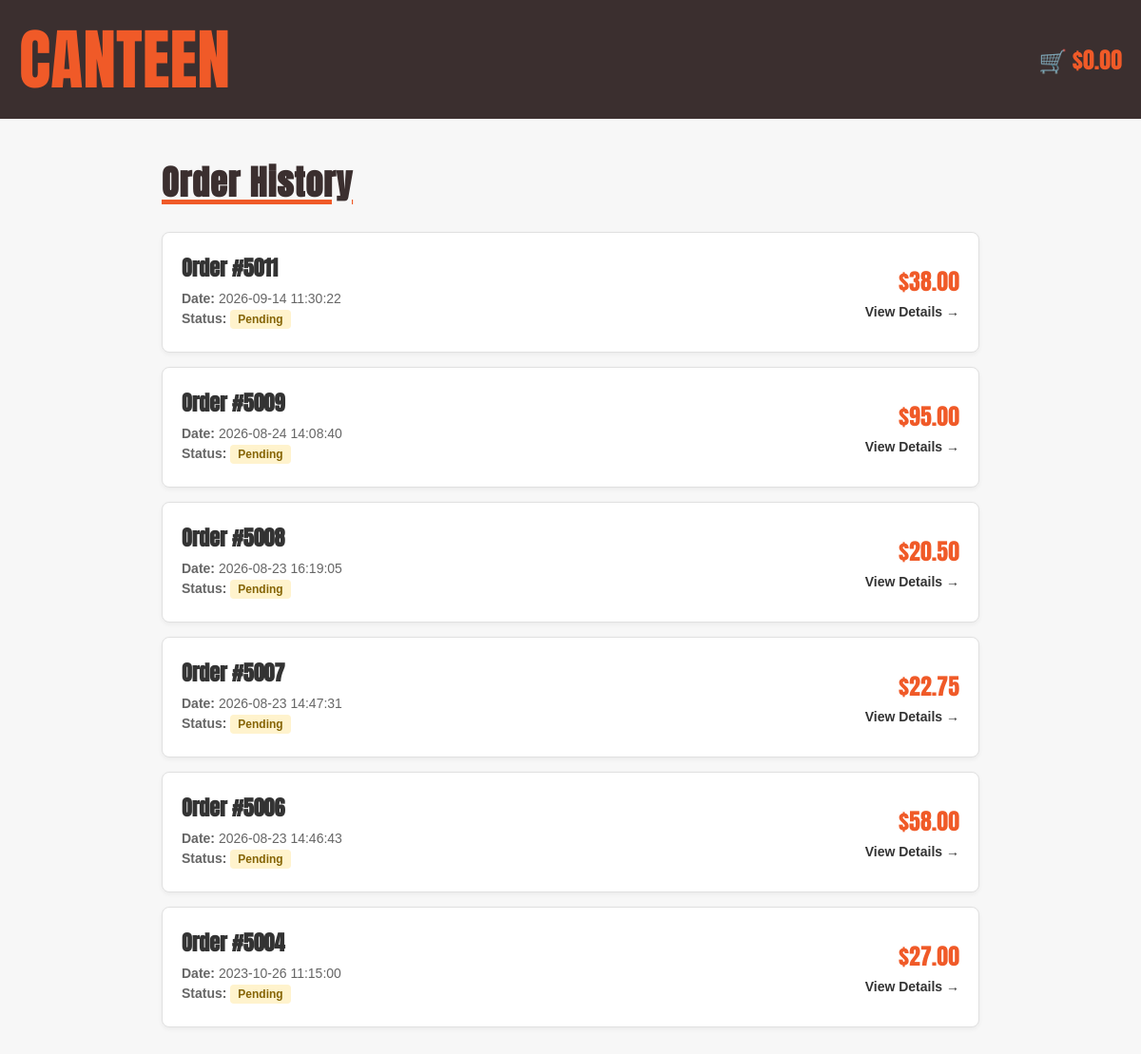
The page /order_history (signed in) on the database its author committed.
### tables this page shows
CREATE TABLE "Order" (order_ID INTEGER PRIMARY KEY NOT NULL UNIQUE, student_ID INTEGER (5) REFERENCES User (ID), order_date TEXT, total_price NUMERIC (10, 2), status INTEGER);

### app.py (the view)
@app.route('/order_history')
def order_history():
    if 'user_id' not in session:
        return redirect('/login')
    user_id = session['user_id']
    db = get_db()
    db.row_factory = sqlite3.Row
    cursor = db.cursor()
    cursor.execute(
        """
        SELECT order_ID, order_date, total_price, status
        FROM "Order"
        WHERE student_ID = ?
        ORDER BY order_date DESC
        """,
        (user_id,)
    )
    orders = cursor.fetchall()
    cursor.close()
    return render_template(
        'order_history.html',
        orders=orders,
        total=get_trolley_total()
    )

### app.py (called while the page is built)
def get_db():
    db = getattr(g, '_database', None)
    if db is None:
        db = g._database = sqlite3.connect(DATABASE)
    return db

@app.teardown_appcontext
def close_connection(_exception):
    db = getattr(g, '_database', None)
    if db is not None:
        db.close()

def get_trolley_total():
    if 'user_id' not in session:
        return 0.0
    user_id = session['user_id']
    db = get_db()
    db.row_factory = sqlite3.Row
    cursor = db.cursor()
    cursor.execute(
        """
        SELECT Menu.price, Trolley.quantity
        FROM Trolley
        JOIN Menu ON Trolley.item_ID = Menu.item_ID
        WHERE Trolley.user_ID = ?
        """,
        (user_id,)
    )
    trolley_items = cursor.fetchall()
    cursor.close()
    return sum(item_data['price'] * item_data['quantity'] for item_data in trolley_items)

### templates/order_history.html (shortened to what this page needs)
<!DOCTYPE html>
<html lang="en">
<head>
  <link rel="stylesheet" href="{{ url_for('static', filename='style.css') }}">
  <link rel="stylesheet" href="{{ url_for('static', filename='order_history.css') }}">
</head>
<body>
  <header>
    <div class="top-bar">
      <div class="container top-bar-content">
        <div class="top-left">
          <a href="{{ url_for('home') }}">CANTEEN</a>
        </div>
        <div class="cart">
          <a href="{{ url_for('trolley') }}" id="cart-total-link">🛒 ${{ "%.2f"|format(total) }}</a>
        </div>
      </div>
    </div>
  </header>
  <main class="history-container">
    <h1 class="history-title">Order History</h1>
    {% if orders %}
      <div class="order-history-list">
        {% for order in orders %}
          <a href="{{ url_for('order_detail', order_id=order.order_ID) }}" class="order-history-card">
            <div class="order-card-info">
              <h3>Order #{{ order.order_ID }}</h3>
              <p><strong>Date:</strong> {{ order.order_date }}</p>
              <p>
                <strong>Status:</strong>
                {% if order.status == 1 %}
                  <span class="status-badge completed">Completed</span>
                {% else %}
                  <span class="status-badge pending">Pending</span>
                {% endif %}
              </p>
            </div>
            <div class="order-card-total">
              <p class="total-amount">${{ "%.2f"|format(order.total_price) }}</p>
              <span class="view-link">View Details &rarr;</span>
            </div>
          </a>
        {% endfor %}
      </div>
    {% else %}
      <p>You haven't placed any orders yet.</p>
      <a href="{{ url_for('home') }}" class="add-btn">Browse Menu</a>
    {% endif %}
  </main>
</body>
</html>

### static/style.css (style rules this page uses)
* { margin: 0; padding: 0; box-sizing: border-box; }
body { margin: 0; padding: 0; overflow-x: hidden; background-color: #f7f7f7; font-family: "Anton", sans-serif; text-transform: uppercase; }
.container { width: 100%; max-width: 1400px; margin-left: auto; margin-right: auto; padding-left: 20px; padding-right: 20px; }
.top-bar { background: #3b2f2f; width: 100%; padding: 10px 0; }
.top-bar-content { display: flex; justify-content: space-between; align-items: center; }
.top-left, .top-right { flex: 1; }
.top-left a { color: #f05a28; font-size: 70px; text-decoration: none; display: flex; }
.cart a { margin-left: auto; padding: 12px 0px 12px 20px; }
h1 { font-weight: 700; font-style: normal; text-align: left; margin: 25px 0 20px 0; color: #3b2f2f; }

### static/order_history.css (style rules this page uses)
body { text-transform: none; }
.cart a { margin-left: auto; padding: 12px 0px 12px 20px; text-decoration: none; color: #f05a28; font-weight: 400; display: inline-block; font-size: 24px; }
.history-container { max-width: 900px; margin: 40px auto; padding: 0 20px; font-family: Arial, sans-serif; }
.history-title { font-family: 'Anton', sans-serif; font-size: 36px; color: #3b2f2f; margin-bottom: 25px; letter-spacing: 1px; text-decoration: underline; text-decoration-color: #f05a28; text-decoration-thickness: 5px; }
.order-history-list { display: flex; flex-direction: column; gap: 15px; }
.order-history-card { display: flex; justify-content: space-between; align-items: center; background-color: #ffffff; border: 1px solid #e0e0e0; border-radius: 8px; padding: 20px; text-decoration: none; color: #333333; box-shadow: 0 2px 5px rgba(0,0,0,0.05); transition: transform 0.2s ease, border-color 0.2s ease; }
.order-card-info h3 { font-family: 'Anton', sans-serif; font-size: 22px; color: #333333; margin: 0 0 8px 0; text-decoration: none; }
.order-card-info p { margin: 4px 0; font-size: 14px; color: #666666; }
.status-badge { display: inline-block; padding: 3px 8px; border-radius: 4px; font-size: 12px; font-weight: bold; }
.status-badge.pending { background-color: #fff3cd; color: #856404; }
.order-card-total { text-align: right; }
.total-amount { font-family: 'Anton', sans-serif; font-size: 24px; color: #f05a28; margin: 0 0 5px 0; }
.view-link { font-size: 14px; font-weight: bold; color: #333333; }

### rows shown on the page
Order: order_ID "5011", order_date "2026-09-14 11:30:22", status "Pending", total_price "38.00"
Order: order_ID "5009", order_date "2026-08-24 14:08:40", status "Pending", total_price "95.00"
Order: order_ID "5008", order_date "2026-08-23 16:19:05", status "Pending", total_price "20.50"
Order: order_ID "5007", order_date "2026-08-23 14:47:31", status "Pending", total_price "22.75"
Order: order_ID "5006", order_date "2026-08-23 14:46:43", status "Pending", total_price "58.00"
Order: order_ID "5004", order_date "2023-10-26 11:15:00", status "Pending", total_price "27.00"

### other values the page prints
{{ "%.2f"|format(total) }} "0.00"
